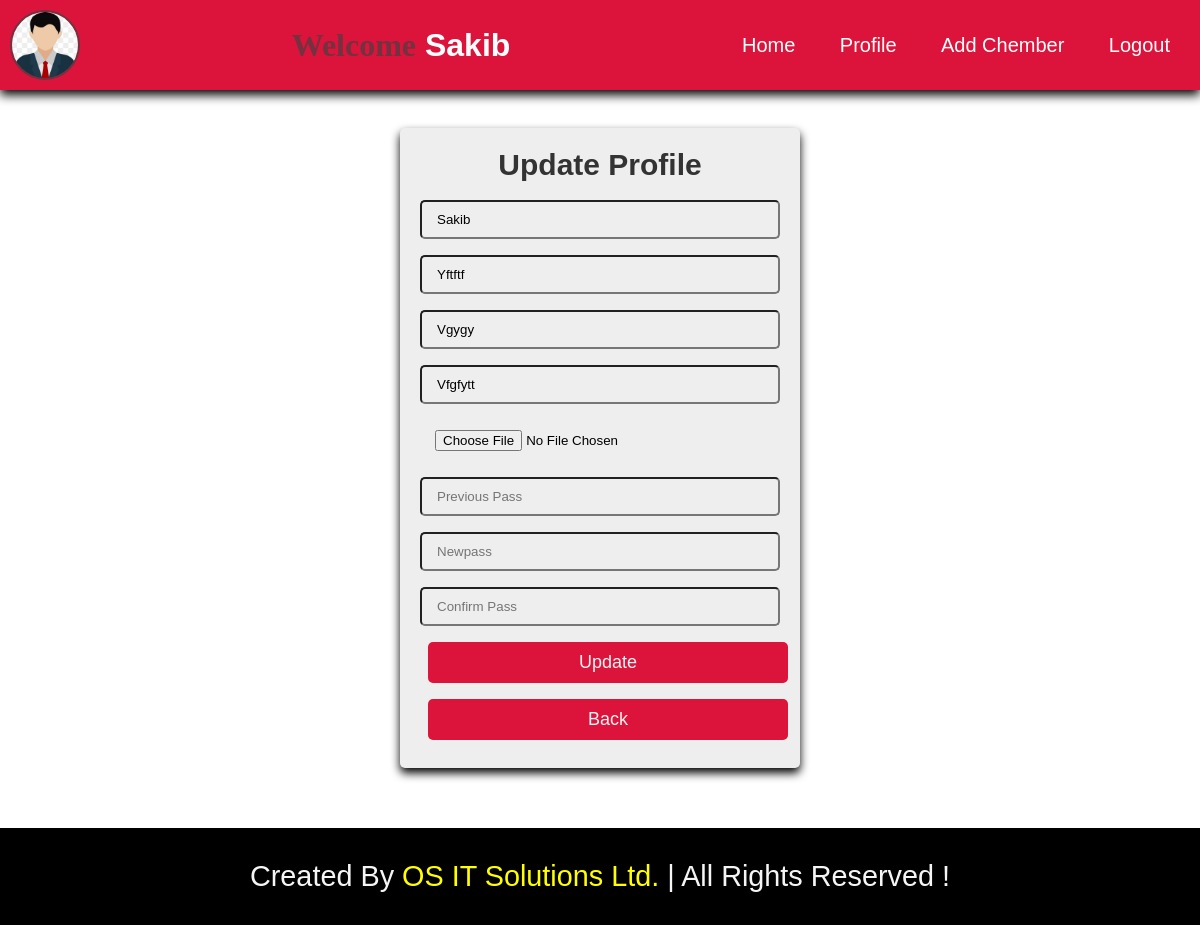
Screenshot of /updateprofile.php (signed in) with the database file from the repository.
### tables this page shows
CREATE TABLE `register` (
  `id` int(5) NOT NULL,
  `name` varchar(30) NOT NULL,
  `descrive` varchar(200) NOT NULL,
  `designation` varchar(100) NOT NULL,
  `work` varchar(200) NOT NULL,
  `email` varchar(40) NOT NULL,
  `password` varchar(20) NOT NULL,
  `cpass` int(20) NOT NULL,
  `image` varchar(50) NOT NULL,
  `code` varchar(10) NOT NULL
);

### updateprofile.php (the view, shortened to what this page needs)
<?php
$uid=$_SESSION['uid'];
?>
<!DOCTYPE html>
<html lang="en">
<head>
    <link rel="stylesheet" href="updateprofile.css">
</head>
<body>
<?php
include 'header.php';
?>
    <div class="form-container">
    <?php
    $select="SELECT * FROM register where id='$uid'";
    $query=mysqli_query($con,$select);
    if(mysqli_num_rows($query)>0){
        $row=mysqli_fetch_assoc($query);
    }
?>
   <form action="" method="post" enctype="multipart/form-data" autocomplete="off">
      <h3>update profile</h3>
      <input type="text" name="uptname" value="<?php echo $row['name']  ?>"  placeholder="name">
            <input type="text" value="<?php echo $row['descrive']  ?>" name="uptdescrive"   placeholder="descrive">
            <input type="text" value="<?php echo $row['designation']  ?>" name="uptdesignation"  placeholder="designation">
            <input type="text" value="<?php echo $row['work']  ?>" name="uptwork"  placeholder="work">
            <input type="file" name="image" accept="image/jpg, image/jpeg, image/png">
            <input type="password"  name="prevpass" placeholder="previous pass"onfocus="this.value=''">
            <input type="password"  name="newpass" placeholder="newpass"onfocus="this.value=''">
            <input type="password"  name="cpass"  placeholder="confirm pass">
            <input type="submit"  name="submit" value="update" class="form-btn">
            <button><a href="profile.php"  >back</a></button>
   </form>
</div>
<?php
    include 'fotter.php';
    ?>
</body>
</html>

### updateprofile.css (style rules this page uses)
* { margin: 0; padding: 0; box-sizing: border-box; text-transform: capitalize; }
.form-container { min-height: 100vh; display: flex; align-items: center; justify-content: center; background: #fff; }
.form-container form { background: #eee; width: 400px; text-align: center; border-radius: 5px; padding: 20px; box-shadow: 0 5px 10px rgba(0, 0, 0.1); margin-top: 8rem; margin-bottom: 60px; }
.form-container form h3 { font-size: 30px; margin-bottom: 10px; color: #333; }
.form-container form input, .form-container form select { width: 100%; padding: 10px 15px; margin: 8px 0; border-radius: 5px; background: #eee; }
.form-container form button { width: 100%; padding: 10px 20px; background-color: crimson; border-radius: 5px; margin: 8px; border: none; outline: none; }
.form-container form button a { text-decoration: none; font-size: 18px; color: whitesmoke; transition: .2s ease; }
.form-container form .form-btn { width: 100%; padding: 10px 20px; background-color: crimson; border-radius: 5px; font-size: 18px ; color: whitesmoke; margin: 8px; border: none; outline: none; transition: .2s ease; }
.form-container form a { padding: 5px 10px; border-radius: 5px; margin-top: 10px; }

### header.css (style rules this page uses)
* { margin: 0; padding: 0; box-sizing: border-box; text-transform: capitalize; font-family: Arial, Helvetica, sans-serif; }

### rows the page displays
register: uptname "sakib", uptdescrive "yftftf", uptdesignation "vgygy", uptwork "vfgfytt"

### other values shown
$_SESSION['name'] "Sakib"
